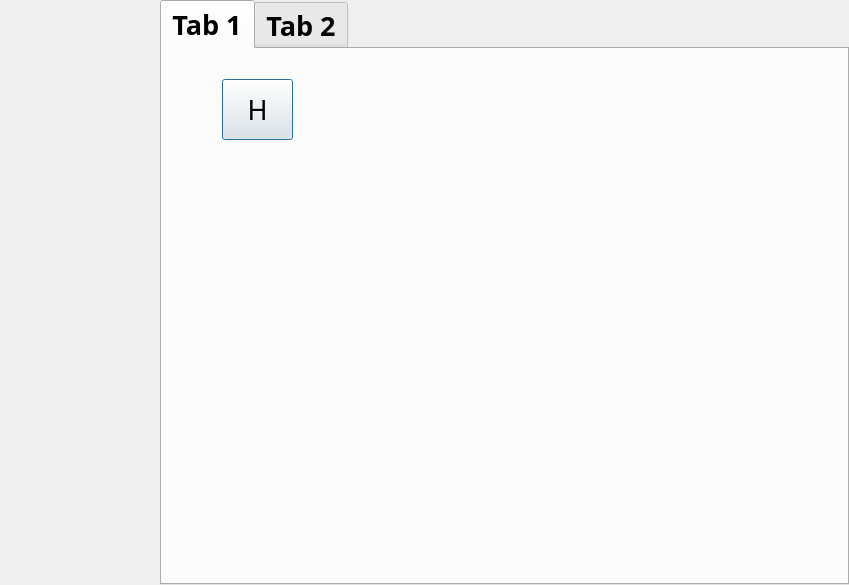
<?xml version="1.0" encoding="UTF-8"?>
<ui version="4.0">
 <class>Dialog</class>
 <widget class="QDialog" name="Dialog">
  <property name="geometry">
   <rect>
    <x>0</x>
    <y>0</y>
    <width>849</width>
    <height>585</height>
   </rect>
  </property>
  <property name="minimumSize">
   <size>
    <width>800</width>
    <height>0</height>
   </size>
  </property>
  <property name="font">
   <font>
    <family>Roboto Slab</family>
    <pointsize>20</pointsize>
    <stylestrategy>PreferDefault</stylestrategy>
    <hintingpreference>PreferDefaultHinting</hintingpreference>
   </font>
  </property>
  <property name="windowTitle">
   <string>Dialog</string>
  </property>
  <property name="autoFillBackground">
   <bool>false</bool>
  </property>
  <layout class="QHBoxLayout" name="horizontalLayout">
   <property name="spacing">
    <number>0</number>
   </property>
   <property name="leftMargin">
    <number>160</number>
   </property>
   <property name="topMargin">
    <number>0</number>
   </property>
   <property name="rightMargin">
    <number>0</number>
   </property>
   <property name="bottomMargin">
    <number>0</number>
   </property>
   <item>
    <widget class="QTabWidget" name="tabWidget_2">
     <property name="font">
      <font>
       <family>Roboto Slab</family>
       <pointsize>20</pointsize>
       <bold>true</bold>
       <stylestrategy>PreferDefault</stylestrategy>
       <hintingpreference>PreferDefaultHinting</hintingpreference>
      </font>
     </property>
     <property name="currentIndex">
      <number>0</number>
     </property>
     <widget class="QWidget" name="tab_3">
      <attribute name="title">
       <string>Tab 1</string>
      </attribute>
      <widget class="QPushButton" name="btnHydrogen">
       <property name="geometry">
        <rect>
         <x>60</x>
         <y>30</y>
         <width>71</width>
         <height>61</height>
        </rect>
       </property>
       <property name="font">
        <font>
         <family>Roboto Slab</family>
         <pointsize>20</pointsize>
         <bold>false</bold>
         <underline>false</underline>
         <strikeout>false</strikeout>
         <stylestrategy>PreferDefault</stylestrategy>
         <kerning>false</kerning>
         <hintingpreference>PreferDefaultHinting</hintingpreference>
        </font>
       </property>
       <property name="text">
        <string>H</string>
       </property>
      </widget>
     </widget>
     <widget class="QWidget" name="tab_4">
      <attribute name="title">
       <string>Tab 2</string>
      </attribute>
     </widget>
    </widget>
   </item>
  </layout>
 </widget>
 <resources/>
 <connections/>
</ui>
